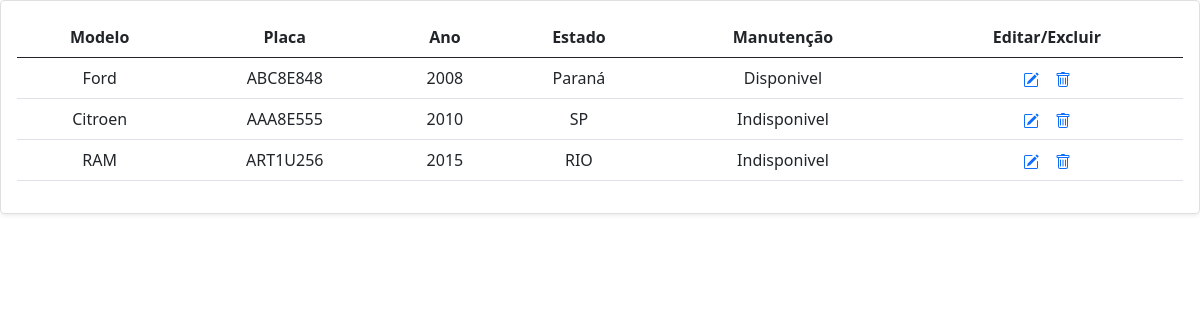
Page /listagem_car.php on the committed database.
### tables this page shows
CREATE TABLE `cadastro_carro` (
  `id` int(11) NOT NULL,
  `modelo` varchar(50) NOT NULL,
  `placa` varchar(50) NOT NULL,
  `ano` int(10) NOT NULL,
  `estado` varchar(50) NOT NULL,
  `manutencao` varchar(50) NOT NULL,
  `data_inicio` date NOT NULL
);

### listagem_car.php (the view, shortened to what this page needs)
<!DOCTYPE html>
<html lang="pt-br">
  <head>
    <link href="https://cdn.jsdelivr.net/npm/bootstrap@5.0.2/dist/css/bootstrap.min.css" rel="stylesheet">
  </head>
  <body>
      <div class="row row-cols-2 row-cols-md-1 mb-3 text-center">
      <div class="col">
        <div class="card mb-4 rounded-3 shadow-sm">
          <div class="card-body">
            <table class="table table-hover">
            <thead>
            <tr>
                <th scope="col">Modelo</th>
                <th scope="col">Placa</th>
                <th scope="col">Ano</th>
                <th scope="col">Estado</th>
                <th scope="col">Manutenção</th>
                <th scope="col">Editar/Excluir</th>
            </tr>
            </thead>
            <tbody>
            <?php
            include 'conecta.php';
            $pesquisa = mysqli_query($conn, "SELECT * FROM cadastro_carro");
            $row = mysqli_num_rows($pesquisa);
            if($row > 0){
                while($registro = $pesquisa-> fetch_array()){
                    $id = $registro['id'];
                    echo '<tr>';
                    echo '<td>'.$registro['modelo'].'</td>';
                    echo '<td>'.$registro['placa'].'</td>';
                    echo '<td>'.$registro['ano'].'</td>';
                    echo '<td>'.$registro['estado'].'</td>';
                    echo '<td>'.$registro['manutencao'].'</td>';
                    echo '<td><a href="edita.php?id='.$id.'"><svg xmlns="http://www.w3.org/2000/svg" width="16" height="16" fill="currentColor" class="bi bi-pencil-square" viewBox="0 0 16 16">
                    <path d="M15.502 1.94a.5.5 0 0 1 0 .706L14.459 3.69l-2-2L13.502.646a.5.5 0 0 1 .707 0l1.293 1.293zm-1.75 2.456-2-2L4.939 9.21a.5.5 0 0 0-.121.196l-.805 2.414a.25.25 0 0 0 .316.316l2.414-.805a.5.5 0 0 0 .196-.12l6.813-6.814z"/>
                    <path fill-rule="evenodd" d="M1 13.5A1.5 1.5 0 0 0 2.5 15h11a1.5 1.5 0 0 0 1.5-1.5v-6a.5.5 0 0 0-1 0v6a.5.5 0 0 1-.5.5h-11a.5.5 0 0 1-.5-.5v-11a.5.5 0 0 1 .5-.5H9a.5.5 0 0 0 0-1H2.5A1.5 1.5 0 0 0 1 2.5v11z"/>
                  </svg></a>&nbsp;&nbsp;&nbsp;
                  <a href="exclui.php?id='.$id.'"><svg xmlns="http://www.w3.org/2000/svg" width="16" height="16" fill="currentColor" class="bi bi-trash" viewBox="0 0 16 16">
                  <path d="M5.5 5.5A.5.5 0 0 1 6 6v6a.5.5 0 0 1-1 0V6a.5.5 0 0 1 .5-.5zm2.5 0a.5.5 0 0 1 .5.5v6a.5.5 0 0 1-1 0V6a.5.5 0 0 1 .5-.5zm3 .5a.5.5 0 0 0-1 0v6a.5.5 0 0 0 1 0V6z"/>
                  <path fill-rule="evenodd" d="M14.5 3a1 1 0 0 1-1 1H13v9a2 2 0 0 1-2 2H5a2 2 0 0 1-2-2V4h-.5a1 1 0 0 1-1-1V2a1 1 0 0 1 1-1H6a1 1 0 0 1 1-1h2a1 1 0 0 1 1 1h3.5a1 1 0 0 1 1 1v1zM4.118 4 4 4.059V13a1 1 0 0 0 1 1h6a1 1 0 0 0 1-1V4.059L11.882 4H4.118zM2.5 3V2h11v1h-11z"/>
                </svg></a></td>';
                    echo '</tr>';
                }
                echo '</tbody>';
                echo '</table>';
            }
            else {
                echo "Não há registros inseridos!!!";
                echo '</tbody>';
                echo '</table>';
            }
            ?>
          </div>
        </div>
      </div>
    </div>
  </body>
</html>

### rows in the picture
cadastro_carro: modelo "Ford", placa "ABC8E848", ano "2008", estado "Paraná", manutencao "Disponivel"
cadastro_carro: modelo "Citroen", placa "AAA8E555", ano "2010", estado "SP", manutencao "Indisponivel"
cadastro_carro: modelo "RAM", placa "ART1U256", ano "2015", estado "RIO", manutencao "Indisponivel"
